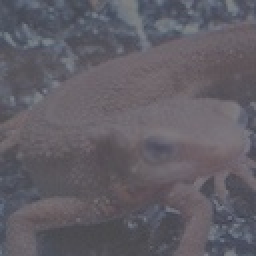
#> input picture assets/imori_dark.jpg, 128 x 128 px (shown 2 times larger)
$ jupyter execute 'Histgram, Gamma.ipynb'   (older library calls are emulated)
#> lines starting #> are read from the running program, lines starting #| are printed output that depends on the picture; after the words box and inside, x2 and y2 are one past the last pixel; in counts of white or black regions, pixels touching at a corner belong together
[cell 1]
import cv2
import numpy as np
from matplotlib import pyplot as plt

[cell 2]
img = cv2.imread("../assets/imori_dark.jpg")
#> img is the input picture: shape (128, 128, 3); mean B, G, R 101.9, 94, 97.2
# Display histgram
plt.hist(img.ravel(), bins=255, rwidth=0.8, range=(0, 255))
plt.show()
#> figure, not shown here; tallest bar 1335 high, from x = 103.1 to 103.9

[cell 3]
img2 = cv2.imread("../assets/imori.jpg")
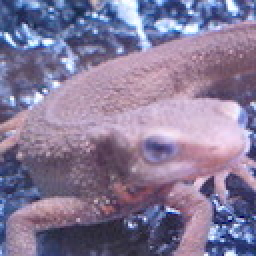
#> input picture assets/imori.jpg, 128 x 128 px (shown 2 times larger)
#> img2 is the input picture: shape (128, 128, 3); mean B, G, R 152.8, 121.8, 134.1
# Display histgram
plt.hist(img2.ravel(), bins=255, rwidth=0.8, range=(0, 255))
plt.show()
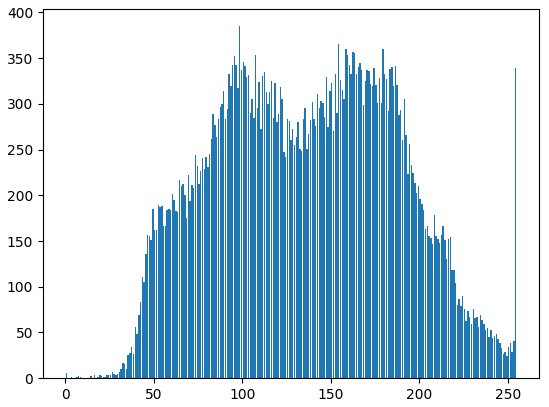
#> figure drawn by matplotlib, 1 panel; tallest bar 385 high, from x = 98.1 to 98.9

[cell 4]
# Normalization
def hist_normalization(img, a=0, b=255):

    # get Max and min
#> called with a = 0, b = 255
    c = img.min()
#> c = 60
    d = img.max()
#> d = 141

    out = img.copy()

    # normalization
    out = (b-a) / (d-c) * (out-c) + a
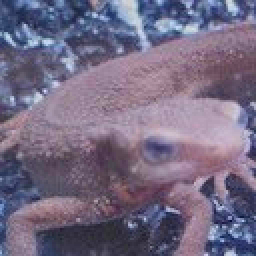
#> out: shape (128, 128, 3) float64 (shown 2 times larger); mean B, G, R 131.9, 107.1, 117.2; drawn with min black and max white
    out[out < a] = a
    out[out > b] = b
#> out: shape (128, 128, 3) float64; 0.01% of pixels changed, all inside (x1, y1, x2, y2) = (22, 45, 23, 46)
    out = out.astype(np.uint8)

    return out

[cell 5]
# Histogram normalization
out = hist_normalization(img)
# Display histogram
plt.hist(out.ravel(), bins=255, rwidth=0.8, range=(0, 255))
plt.show()
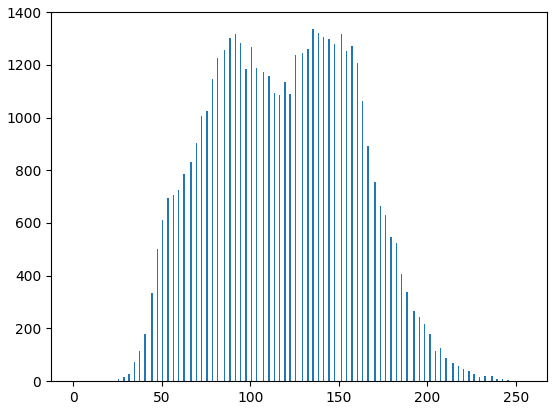
#> figure drawn by matplotlib, 1 panel; tallest bar 1335 high, from x = 135.1 to 135.9

[cell 6]
# Histogram Manipulation
def hist_manipulation(img, m0=128, s0=52):
#> called with m0 = 128, s0 = 60
    m = np.mean(img)
#> m = 97.73
    s = np.std(img)
#> s = 12.75

    out = img.copy()

    # Normalization
    out = s0 / s * (out-m) + m0
    out[out < 0] = 0
#> out: shape (128, 128, 3) float64; mean B, G, R 147.7, 110.6, 125.7
    out[out > 255] = 255
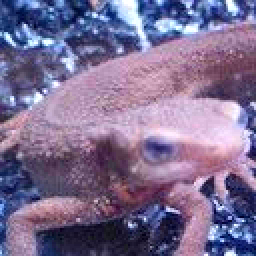
#> out: shape (128, 128, 3) float64 (shown 2 times larger); mean B, G, R 147.1, 110.6, 125.7
    out = out.astype(np.uint8)

    return out

[cell 7]
# Histgram manipulation
out = hist_manipulation(img, m0=128, s0=60)
# Display histogram
plt.hist(out.ravel(), bins=255, rwidth=0.8, range=(0, 255))
plt.show()
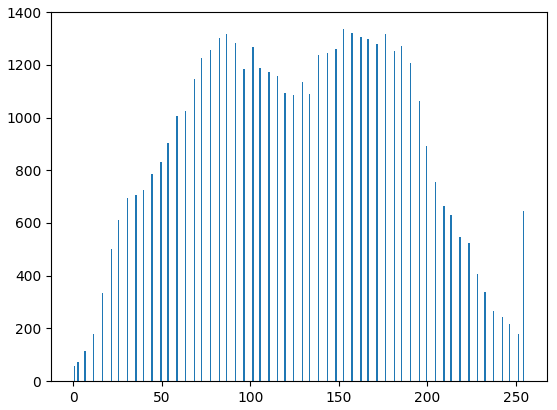
#> figure drawn by matplotlib, 1 panel; tallest bar 1335 high, from x = 152.1 to 152.9

[cell 8]
# Histgram equalization
def hist_equalization(img, z_max=255):
#> called with z_max = 255
    h, w, ch = img.shape
#> h = 128; w = 128; ch = 3
    s = h * w * ch * 1
#> s = 49152

    out = img.copy()

    sum_h = 0

    for i in range(1, 255):
        ind = np.where(img == i)
        sum_h += len(img[ind])
        z_prime = z_max / s * sum_h
        out[ind] = z_prime
#> this loop made 254 passes
#> (sum_h, z_prime) on passes 26, 30, 31: (36, 0.187), (57, 0.296), (67, 0.348)
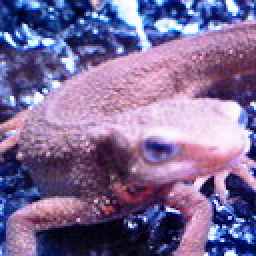
#> out: shape (128, 128, 3) (shown 2 times larger); mean B, G, R 151, 106.4, 125.7
#> after the loop, sum_h = 48830

    out = out.astype(np.uint8)

    return out

[cell 9]
# Histogram equalization
out = hist_equalization(img2)
# Display histogram
plt.hist(out.ravel(), bins=255, rwidth=0.8, range=(0, 255))
plt.show()
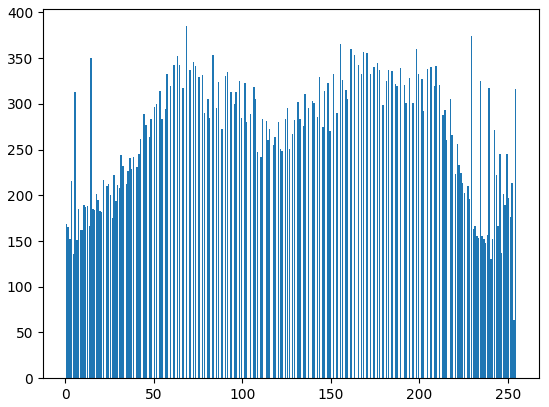
#> figure drawn by matplotlib, 1 panel; tallest bar 385 high, from x = 68.1 to 68.9
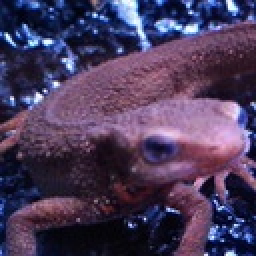
#> input picture assets/imori_gamma.jpg, 128 x 128 px (shown 2 times larger)

[cell 10]
# Gamma correction
def gamma_correction(img, c=1, g=2.2):
#> called with c = 1, g = 2.2
    out = img.copy()
    out /= 255

    # x = c * (img ** g)
    out = (1/c * out) ** (1/g)

    out *= 255
    out = out.astype(np.uint8)

    return out

[cell 11]
img2 = cv2.imread("../assets/imori_gamma.jpg").astype(np.float)
# Gamma correction
out =  gamma_correction(img2)
plt.figure(figsize=(10,10))
plt.subplot(121)
plt.imshow(img[:,:,::-1])
plt.subplot(122)
plt.imshow(out[:,:,::-1])
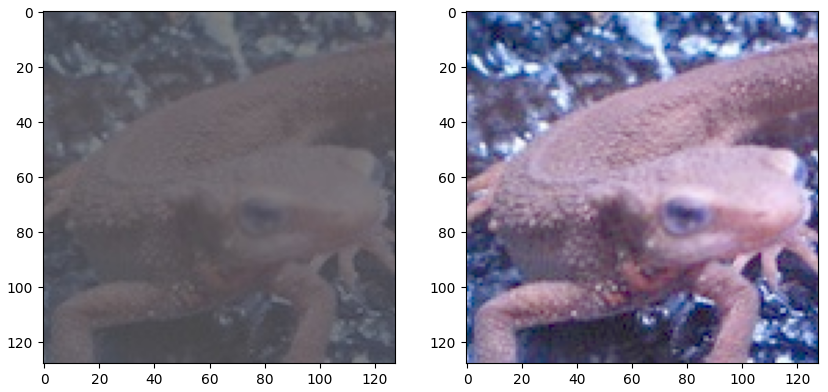
#> figure drawn by matplotlib, 2 panels
